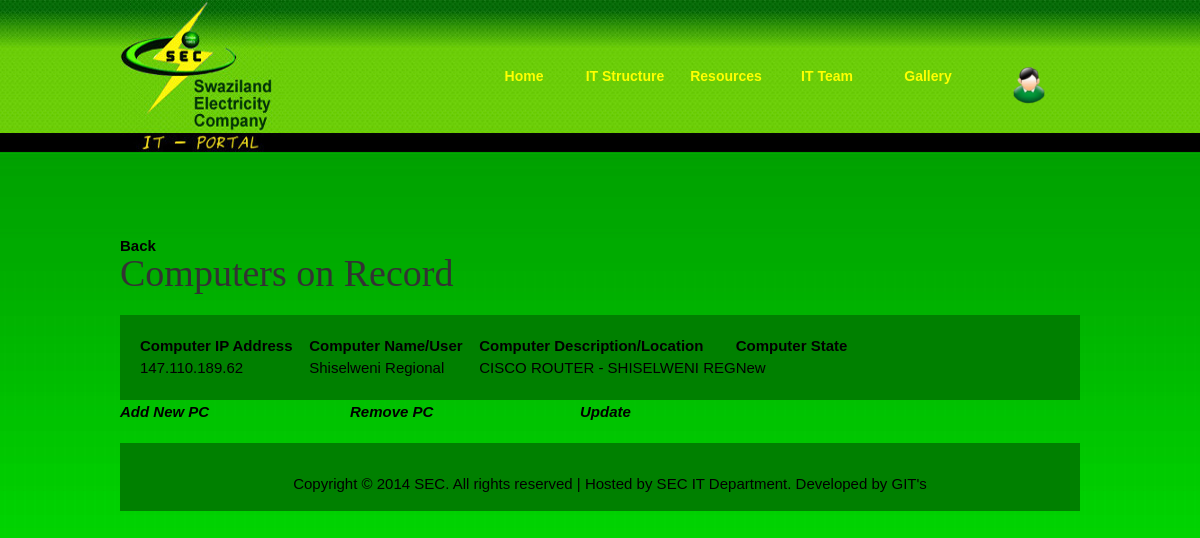
Page /php/all_shilupig.php (signed in) on the committed database.
### tables this page shows
CREATE TABLE `computers` (
  `pc_id` int(11) NOT NULL AUTO_INCREMENT,
  `pc_user` varchar(255) NOT NULL,
  `pc_ip` varchar(255) NOT NULL,
  `pc_subnet` varchar(20) NOT NULL,
  `pc_desc` text,
  `pc_state` text,
  PRIMARY KEY (`pc_id`)
);

### php/all_shilupig.php (the view, shortened to what this page needs)
<?php
include '../includes/header.php';
require '../includes/connect.php';
?>
    <div id="part_2">
    <a href="all_subnets_net.php">Back</a>
      <h2>Computers on Record</h2>
       <div class="col_w1024">
           <div class="fp_service_box fp_c1">
     		<table cellspacing="20">
 		<?php
		  $result = mysql_query("SELECT pc_user, pc_ip, pc_desc, pc_state FROM computers WHERE pc_subnet = '147.110.189.0'");
		  echo "<table>";
		  echo "<tr>";
		  echo "<td><strong>Computer IP Address &nbsp&nbsp&nbsp</strong></td>";
		  echo "<td><strong>Computer Name/User &nbsp&nbsp&nbsp</strong></td>";
		  echo "<td><strong>Computer Description/Location &nbsp&nbsp&nbsp</strong></td>";
		  echo "<td><strong>Computer State &nbsp&nbsp&nbsp</strong></td>";
		  echo "</tr>";
                  while ($row = mysql_fetch_assoc($result)) {
                  extract($row);
			echo "<tr>";
			echo "<td>".$row['pc_ip']."</a></td>";
			echo "<td>".$row['pc_user']."</td>";
			echo "<td>".$row['pc_desc']."</td>";
			echo "<td>".$row['pc_state']."</td>";
			echo "</tr>";
		  }
		  echo "</table>";
                ?>
	    	</table>
	  </div>
	<article class="cols">
	<p><a href="../php/add_pc.php"><i>Add New PC</i></a></p>
	</article>
	<article class="cols">
	<p><a href="../php/remove_pc.php"><i>Remove PC</i></a></p>
	</article>
	<article class="cols">
	<p><a href='../php/update_net4.php'><i>Update</i></a></p>
	</article>
	</div>
    </div>
<?php include '../includes/footer.php' ?>

### css/templatemo_style.css (style rules this page uses)
body { margin: 0; padding: 0; color: #000000; font-family: Tahoma, Geneva, sans-serif; font-size: 15px; line-height: 1.5em; background-color: #01df00; background-repeat: repeat-x; background-position: top; background-image: url(../images/Backbg4.jpg) }
a, a:link, a:visited { color: #000; font-weight: bold; text-decoration: none }
p { margin: 0 0 10px 0; padding: 0; }
h1, h2, h3, h4, h5, h6 { color: #333; font-weight: normal; font-family: Georgia, "Times New Roman", Times, serif; }
h2 { font-size: 38px; margin: 0 0 25px; padding: 5px 0; }
#part_2 { clear: both; width: 960px; padding: 60px 0 20px; }
.fp_service_box { padding: 20px; margin-bottom: 1px }
.fp_service_box table { padding: 0px }
.fp_c1 { background: green }

### css/layout.css (style rules this page uses)
.col1, .col2, .col3, .cols { float:left }
.cols { width:230px }

### css/style.css (style rules this page uses)
article, aside, audio, canvas, command, datalist, details, embed, figcaption, figure, footer, header, hgroup, keygen, meter, nav, output, progress, section, source, video { display:block }
body, html { height:100% }
a { color:#558f0b; text-decoration:underline; outline:none }
p { padding-bottom:20px }

### rows in the picture
computers: pc_ip "147.110.189.62", pc_user "Shiselweni Regional", pc_desc "CISCO ROUTER - SHISELWENI REG", pc_state "New"
